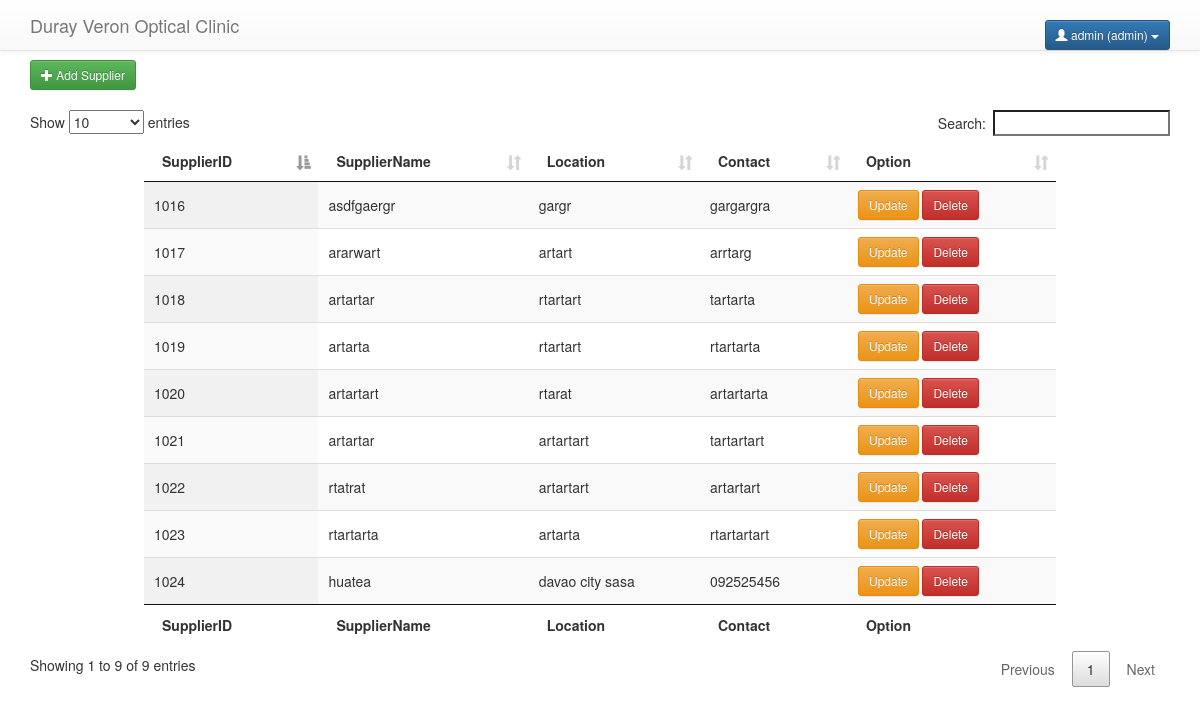
The page /Optical/inventory.php (signed in) on the database its author committed.
### tables this page shows
CREATE TABLE `suppliers` (
  `sup_Id` int(4) NOT NULL,
  `sup_Name` varchar(50) DEFAULT NULL,
  `location` varchar(50) DEFAULT NULL,
  `contact_Number` char(11) DEFAULT NULL
);

### Optical/inventory.php (the view, shortened to what this page needs)
<?php
include 'include/controller.php';
$session_username = $_SESSION['user_name'];
$session_role = $_SESSION['role'];
?>
<!DOCTYPE html>
<html lang="en">
<head>
    <link rel="stylesheet" href="css/bootstrap.min.css">
    <link rel="stylesheet" href="css/bootstrap-theme.min.css">
    <link rel="stylesheet" href="css/loader.css">
    <link rel="stylesheet" type="text/css" href="dashboard/vendor/font-awesome/css/font-awesome.min.css">
    <link rel="stylesheet" href="css/jquery.dataTables.min.css">
    <link rel="stylesheet" href="css/dataTables.bootstrap.min.css">
    <link rel="stylesheet" href="css/responsive.bootstrap.min.css">
</head>
<body onload="myFunction()" style="margin:0;">
    <nav class="navbar navbar-default navbar-fixed-top">
        <div class="container">
            <a href="" class="navbar-brand">Duray Veron Optical Clinic</a>
             <div class="dropdown pull-right">
            <button class="btn btn-primary dropdown-toggle btn-sm" type="button" data-toggle="dropdown"><span class='glyphicon glyphicon-user' aria-hidden='true'></span>
                <?php echo $session_username . " ($session_role)"; ?> <span class="caret"></span></button>
        </div>
        </div>
    </nav>
    <div class="container">
       <a href="#add" data-toggle="modal">
                <button type='button' class='btn btn-success btn-sm'><span class='glyphicon glyphicon-plus' aria-hidden='true'></span> Add Supplier</button>
            </a>
        <br>
        <br>
        <table id="example" class="display nowrap" cellspacing="0" width="80%">
            <thead>
                <tr>
                    <th>SupplierID</th>
                    <th>SupplierName</th>
                    <th>Location</th>
                    <th>Contact</th>
                    <th>Option</th>
                </tr>
            </thead>
            <tfoot>
                <tr>
                   <th>SupplierID</th>
                    <th>SupplierName</th>
                    <th>Location</th>
                    <th>Contact</th>
                    <th>Option</th>
                </tr>
            </tfoot>
            <tbody>
                <?php
                    $sql = "SELECT * FROM suppliers ";
                    $result = $conn->query($sql);
                    if ($result->num_rows > 0) {
                        while($row = $result->fetch_assoc()) {
                            $sup_Id = $row['sup_Id'];
                            $sup_Name = $row['sup_Name'];
                            $location = $row['location'];
                            $contact_Number = $row['contact_Number'];
                    ?>
                <tr>
                    <td>
                        <?php echo $sup_Id; ?>
                    </td>
                    <td>
                        <?php echo $sup_Name; ?>
                    </td>
                    <td>
                        <?php echo $location; ?>
                    </td>
                    <td>
                        <?php echo $contact_Number; ?>
                    </td>
                    <td>
                        <a href="#edit<?php echo $sup_Id;?>" data-toggle="modal">
                            <button type='button' class='btn btn-warning btn-sm'>Update</button>
                        </a>
                        <a href="#delete<?php echo $sup_Id;?>" data-toggle="modal">
                            <button type='button' class='btn btn-danger btn-sm'>Delete</button>
                        </a>
                    </td>
                </tr>
                <?php
                        }
                    }
?>
            </tbody>
        </table>
        </div>
</body>
</html>

### rows shown on the page
suppliers: sup_Id "1016", sup_Name "asdfgaergr", location "gargr", contact_Number "gargargra"
suppliers: sup_Id "1017", sup_Name "ararwart", location "artart", contact_Number "arrtarg"
suppliers: sup_Id "1018", sup_Name "artartar", location "rtartart", contact_Number "tartarta"
suppliers: sup_Id "1019", sup_Name "artarta", location "rtartart", contact_Number "rtartarta"
suppliers: sup_Id "1020", sup_Name "artartart", location "rtarat", contact_Number "artartarta"
suppliers: sup_Id "1021", sup_Name "artartar", location "artartart", contact_Number "tartartart"
suppliers: sup_Id "1022", sup_Name "rtatrat", location "artartart", contact_Number "artartart"
suppliers: sup_Id "1023", sup_Name "rtartarta", location "artarta", contact_Number "rtartartart"
suppliers: sup_Id "1024", sup_Name "huatea", location "davao city sasa", contact_Number "092525456"

### other values the page prints
$session_username "admin"
$session_role "admin"
